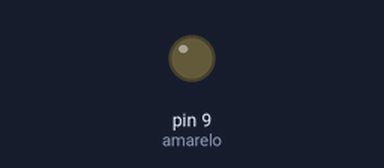
This sketch was run on a simulated Arduino Uno, built with avr-gcc and run on an emulated ATmega328P. On the bench: output pins drawn as LEDs (lit = HIGH).

Above: at 0.7 s.
At 5.2 s:
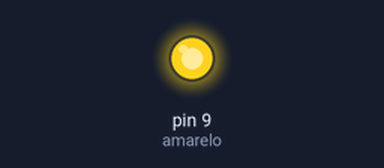
Timing chart, 0 to 6.9 s (numbered marks = the images above):
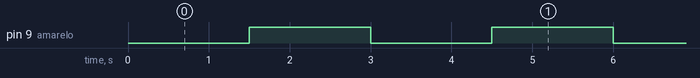

The sketch:

amarelo_int1.ino
```cpp
const int amarelo = 9;
unsigned long tempo = 0;


void setup()
{
  pinMode(amarelo, OUTPUT);
}

void loop()
{
	if (millis()-tempo>=1500)
    {
      if (digitalRead(amarelo))
      {
        digitalWrite(amarelo,LOW);
      }
      else
      {
        digitalWrite(amarelo,HIGH);
      }
      tempo = millis();
    }
}
```

Measured:
- by itself, pin 9 (amarelo): alternates HIGH for 1.5 s and LOW for 1.5 s
